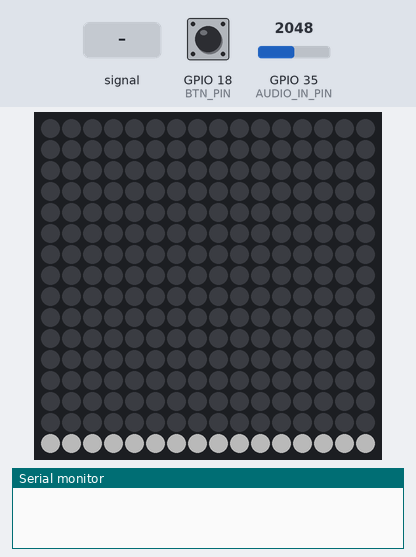
Bench run of a program on a simulated ESP32. Parts: 16×16 RGB LED matrix (first LED top left, wired row by row), the last lines printed to the serial monitor. The inputs (shaded band) are chosen by the test bench; at power-on: GPIO 18 (BTN_PIN) LOW, GPIO 35 (AUDIO_IN_PIN) = 2048. Dim RGB values are drawn brighter than linear.

Above: at 1.2 s.
1.3 s: GPIO 35 (AUDIO_IN_PIN) fed a 200 Hz sine of ±327 counts around its level
At 2.8 s:
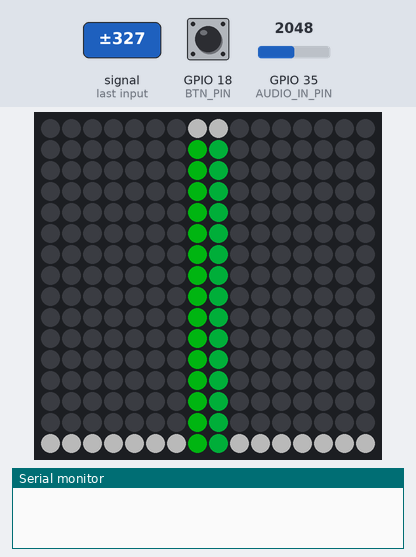
3.6 s: GPIO 18 (BTN_PIN) pulled HIGH for 1 s
At 6.0 s:
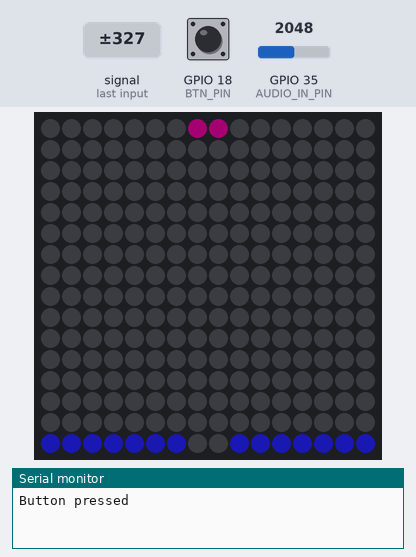
6.3 s: GPIO 35 (AUDIO_IN_PIN) set to 1960
At 6.74 s:
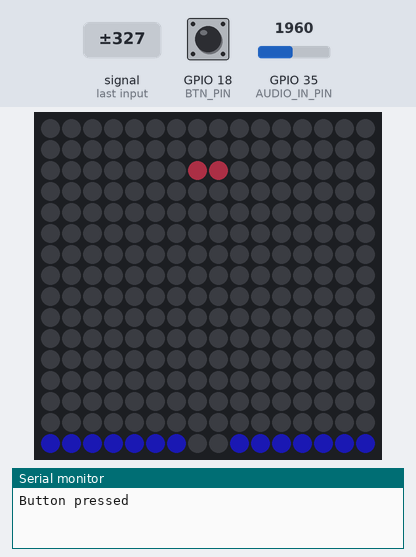
8.6 s: GPIO 35 (AUDIO_IN_PIN) fed a 50 Hz sine of ±1228 counts around its level
At 10.07 s:
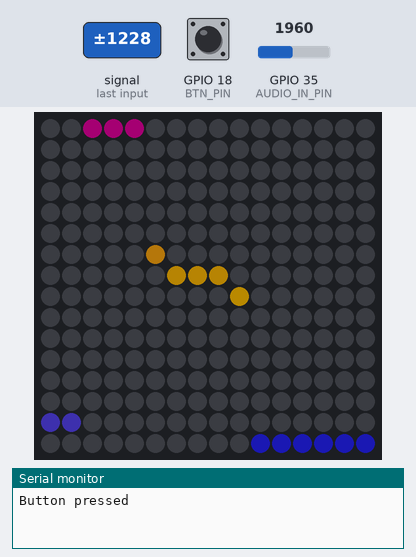
10.6 s: GPIO 18 (BTN_PIN) pulled HIGH for 0.15 s
At 11.06 s:
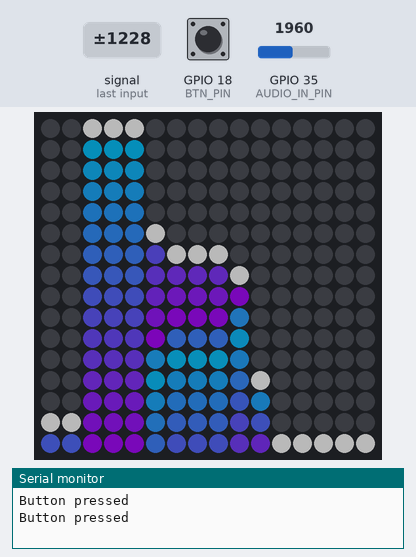
11.3 s: GPIO 35 (AUDIO_IN_PIN) fed a 1000 Hz sine of ±1023 counts around its level
At 11.6 s:
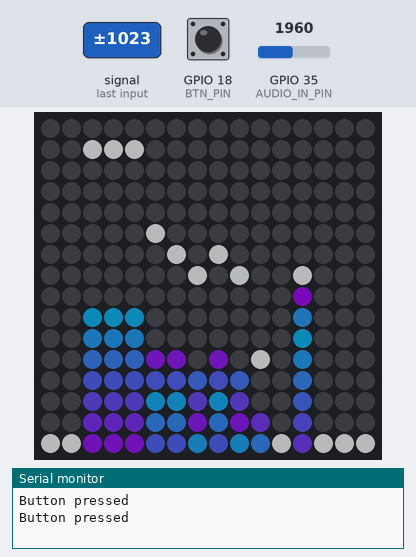
Timing chart, 0 to 14.3 s (numbered marks = the images above; inputs shaded):
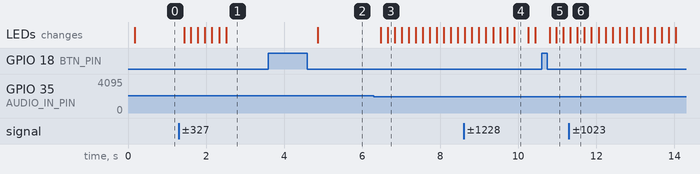

The program:

main.cpp
```cpp
// (Heavily) adapted from https://github.com/G6EJD/ESP32-8266-Audio-Spectrum-Display/blob/master/ESP32_Spectrum_Display_02.ino
// Adjusted to allow brightness changes on press+hold, Auto-cycle for 3 button presses within 2 seconds
// Edited to add Neomatrix support for easier compatibility with different layouts.

#include <Arduino.h>
#include <FastLED_NeoMatrix.h>
#include <arduinoFFT.h>
#include "buttons.h"

#define SAMPLES         1024          // Must be a power of 2
#define SAMPLING_FREQ   40000         // Hz, must be 40000 or less due to ADC conversion time. Determines maximum frequency that can be analysed by the FFT Fmax=sampleF/2.
#define AMPLITUDE       1000          // Depending on your audio source level, you may need to alter this value. Can be used as a 'sensitivity' control.
#define AUDIO_IN_PIN    35            // Signal in on this pin
#define LED_PIN         19             // LED strip data
#define BTN_PIN         18             // Connect a push button to this pin to change patterns
#define LONG_PRESS_MS   200           // Number of ms to count as a long press
#define COLOR_ORDER     GRB           // If colours look wrong, play with this
#define CHIPSET         WS2812B       // LED strip type
#define MAX_MILLIAMPS   2000          // Careful with the amount of power here if running off USB port
const int BRIGHTNESS_SETTINGS[3] = {5, 70, 200};  // 3 Integer array for 3 brightness settings (based on pressing+holding BTN_PIN)
#define LED_VOLTS       5             // Usually 5 or 12
#define NUM_BANDS       16            // To change this, you will need to change the bunch of if statements describing the mapping from bins to bands
#define NOISE           500           // Used as a crude noise filter, values below this are ignored
const uint8_t kMatrixWidth = 16;                          // Matrix width
const uint8_t kMatrixHeight = 16;                         // Matrix height
#define NUM_LEDS       (kMatrixWidth * kMatrixHeight)     // Total number of LEDs
#define BAR_WIDTH      (kMatrixWidth  / (NUM_BANDS - 1))  // If width >= 8 light 1 LED width per bar, >= 16 light 2 LEDs width bar etc
#define TOP            (kMatrixHeight - 0)                // Don't allow the bars to go offscreen
#define SERPENTINE     true                               // Set to false if you're LEDS are connected end to end, true if serpentine

// Sampling and FFT stuff
unsigned int sampling_period_us;
byte peak[] = {0,0,0,0,0,0,0,0,0,0,0,0,0,0,0,0};              // The length of these arrays must be >= NUM_BANDS
int oldBarHeights[] = {0,0,0,0,0,0,0,0,0,0,0,0,0,0,0,0};
int bandValues[] = {0,0,0,0,0,0,0,0,0,0,0,0,0,0,0,0};
double vReal[SAMPLES];
double vImag[SAMPLES];
unsigned long newTime;
arduinoFFT FFT = arduinoFFT(vReal, vImag, SAMPLES, SAMPLING_FREQ);

// Button stuff
int buttonPushCounter = 0;
bool autoChangePatterns = false;
button btn_mode(BTN_PIN); // указываем пин

// FastLED stuff
CRGB leds[NUM_LEDS];
DEFINE_GRADIENT_PALETTE( purple_gp ) {
  0,   0, 212, 255,   //blue
255, 179,   0, 255 }; //purple
DEFINE_GRADIENT_PALETTE( outrun_gp ) {
  0, 141,   0, 100,   //purple
127, 255, 192,   0,   //yellow
255,   0,   5, 255 };  //blue
DEFINE_GRADIENT_PALETTE( greenblue_gp ) {
  0,   0, 255,  60,   //green
 64,   0, 236, 255,   //cyan
128,   0,   5, 255,   //blue
192,   0, 236, 255,   //cyan
255,   0, 255,  60 }; //green
DEFINE_GRADIENT_PALETTE( redyellow_gp ) {
  0,   200, 200,  200,   //white
 64,   255, 218,    0,   //yellow
128,   231,   0,    0,   //red
192,   255, 218,    0,   //yellow
255,   200, 200,  200 }; //white
CRGBPalette16 purplePal = purple_gp;
CRGBPalette16 outrunPal = outrun_gp;
CRGBPalette16 greenbluePal = greenblue_gp;
CRGBPalette16 heatPal = redyellow_gp;
uint8_t colorTimer = 0;

// FastLED_NeoMaxtrix - see https://github.com/marcmerlin/FastLED_NeoMatrix for Tiled Matrixes, Zig-Zag and so forth
FastLED_NeoMatrix *matrix = new FastLED_NeoMatrix(leds, kMatrixWidth, kMatrixHeight,
  NEO_MATRIX_TOP        + NEO_MATRIX_LEFT +
  NEO_MATRIX_ROWS       + NEO_MATRIX_ZIGZAG +
  NEO_TILE_TOP + NEO_TILE_LEFT + NEO_TILE_ROWS);

void rainbowBars(int band, int barHeight);
void purpleBars(int band, int barHeight);
void changingBars(int band, int barHeight);
void centerBars(int band, int barHeight);
void whitePeak(int band);
void outrunPeak(int band);
void waterfall(int band);

void setup() {
  Serial.begin(115200);
  FastLED.addLeds<CHIPSET, LED_PIN, COLOR_ORDER>(leds, NUM_LEDS).setCorrection(TypicalSMD5050);
  FastLED.setMaxPowerInVoltsAndMilliamps(LED_VOLTS, MAX_MILLIAMPS);
  FastLED.setBrightness(BRIGHTNESS_SETTINGS[1]);
  FastLED.clear();

  pinMode(BTN_PIN, INPUT);
  sampling_period_us = round(1000000 * (1.0 / SAMPLING_FREQ));
}

void loop() {
  if (btn_mode.click()){
    Serial.println("Button pressed");
    if (FastLED.getBrightness() == 0) FastLED.setBrightness(BRIGHTNESS_SETTINGS[0]);  //Re-enable if lights are "off"
    autoChangePatterns = false;
    buttonPushCounter = (buttonPushCounter + 1) % 6;
  }

  // Don't clear screen if waterfall pattern, be sure to change this is you change the patterns / order
  if (buttonPushCounter != 5) FastLED.clear();

  // Reset bandValues[]
  for (int i = 0; i<NUM_BANDS; i++){
    bandValues[i] = 0;
  }

  // Sample the audio pin
  for (int i = 0; i < SAMPLES; i++) {
    newTime = micros();
    vReal[i] = analogRead(AUDIO_IN_PIN); // A conversion takes about 9.7uS on an ESP32
    vImag[i] = 0;
    while ((micros() - newTime) < sampling_period_us) { /* chill */ }
  }

  // Compute FFT
  FFT.DCRemoval();
  FFT.Windowing(FFT_WIN_TYP_HAMMING, FFT_FORWARD);
  FFT.Compute(FFT_FORWARD);
  FFT.ComplexToMagnitude();

  // Analyse FFT results
  for (int i = 2; i < (SAMPLES/2); i++){       // Don't use sample 0 and only first SAMPLES/2 are usable. Each array element represents a frequency bin and its value the amplitude.
    if (vReal[i] > NOISE) {                    // Add a crude noise filter

    /*8 bands, 12kHz top band
      if (i<=3 )           bandValues[0]  += (int)vReal[i];
      if (i>3   && i<=6  ) bandValues[1]  += (int)vReal[i];
      if (i>6   && i<=13 ) bandValues[2]  += (int)vReal[i];
      if (i>13  && i<=27 ) bandValues[3]  += (int)vReal[i];
      if (i>27  && i<=55 ) bandValues[4]  += (int)vReal[i];
      if (i>55  && i<=112) bandValues[5]  += (int)vReal[i];
      if (i>112 && i<=229) bandValues[6]  += (int)vReal[i];
      if (i>229          ) bandValues[7]  += (int)vReal[i];*/

    //16 bands, 12kHz top band
      if (i<=2 )           bandValues[0]  += (int)vReal[i];
      if (i>2   && i<=3  ) bandValues[1]  += (int)vReal[i];
      if (i>3   && i<=5  ) bandValues[2]  += (int)vReal[i];
      if (i>5   && i<=7  ) bandValues[3]  += (int)vReal[i];
      if (i>7   && i<=9  ) bandValues[4]  += (int)vReal[i];
      if (i>9   && i<=13 ) bandValues[5]  += (int)vReal[i];
      if (i>13  && i<=18 ) bandValues[6]  += (int)vReal[i];
      if (i>18  && i<=25 ) bandValues[7]  += (int)vReal[i];
      if (i>25  && i<=36 ) bandValues[8]  += (int)vReal[i];
      if (i>36  && i<=50 ) bandValues[9]  += (int)vReal[i];
      if (i>50  && i<=69 ) bandValues[10] += (int)vReal[i];
      if (i>69  && i<=97 ) bandValues[11] += (int)vReal[i];
      if (i>97  && i<=135) bandValues[12] += (int)vReal[i];
      if (i>135 && i<=189) bandValues[13] += (int)vReal[i];
      if (i>189 && i<=264) bandValues[14] += (int)vReal[i];
      if (i>264          ) bandValues[15] += (int)vReal[i];
    }
  }

  // Process the FFT data into bar heights
  for (byte band = 0; band < NUM_BANDS; band++) {

    // Scale the bars for the display
    int barHeight = bandValues[band] / AMPLITUDE;
    if (barHeight > TOP) barHeight = TOP;

    // Small amount of averaging between frames
    barHeight = ((oldBarHeights[band] * 1) + barHeight) / 2;

    // Move peak up
    if (barHeight > peak[band]) {
      peak[band] = min(TOP, barHeight);
    }

    // Draw bars
    switch (buttonPushCounter) {
      case 0:
        rainbowBars(band, barHeight);
        break;
      case 1:
        // No bars on this one
        break;
      case 2:
        purpleBars(band, barHeight);
        break;
      case 3:
        centerBars(band, barHeight);
        break;
      case 4:
        changingBars(band, barHeight);
        break;
      case 5:
        waterfall(band);
        break;
    }

    // Draw peaks
    switch (buttonPushCounter) {
      case 0:
        whitePeak(band);
        break;
      case 1:
        outrunPeak(band);
        break;
      case 2:
        whitePeak(band);
        break;
      case 3:
        // No peaks
        break;
      case 4:
        // No peaks
        break;
      case 5:
        // No peaks
        break;
    }

    // Save oldBarHeights for averaging later
    oldBarHeights[band] = barHeight;
  }

  // Decay peak
  EVERY_N_MILLISECONDS(60) {
    for (byte band = 0; band < NUM_BANDS; band++)
      if (peak[band] > 0) peak[band] -= 1;
    colorTimer++;
  }

  // Used in some of the patterns
  EVERY_N_MILLISECONDS(10) {
    colorTimer++;
  }

  EVERY_N_SECONDS(10) {
    if (autoChangePatterns) buttonPushCounter = (buttonPushCounter + 1) % 6;
  }

  FastLED.show();
}

// PATTERNS BELOW //

void rainbowBars(int band, int barHeight) {
  int xStart = BAR_WIDTH * band;
  for (int x = xStart; x < xStart + BAR_WIDTH; x++) {
    for (int y = TOP; y >= TOP - barHeight; y--) {
      matrix->drawPixel(x, y, CHSV((x / BAR_WIDTH) * (255 / NUM_BANDS), 255, 255));
    }
  }
}

void purpleBars(int band, int barHeight) {
  int xStart = BAR_WIDTH * band;
  for (int x = xStart; x < xStart + BAR_WIDTH; x++) {
    for (int y = TOP; y >= TOP - barHeight; y--) {
      matrix->drawPixel(x, y, ColorFromPalette(purplePal, y * (255 / (barHeight + 1))));
    }
  }
}

void changingBars(int band, int barHeight) {
  int xStart = BAR_WIDTH * band;
  for (int x = xStart; x < xStart + BAR_WIDTH; x++) {
    for (int y = TOP; y >= TOP - barHeight; y--) {
      matrix->drawPixel(x, y, CHSV(y * (255 / kMatrixHeight) + colorTimer, 255, 255));
    }
  }
}

void centerBars(int band, int barHeight) {
  int xStart = BAR_WIDTH * band;
  for (int x = xStart; x < xStart + BAR_WIDTH; x++) {
    if (barHeight % 2 == 0) barHeight--;
    int yStart = ((kMatrixHeight - barHeight) / 2 );
    for (int y = yStart; y <= (yStart + barHeight); y++) {
      int colorIndex = constrain((y - yStart) * (255 / barHeight), 0, 255);
      matrix->drawPixel(x, y, ColorFromPalette(heatPal, colorIndex));
    }
  }
}

void whitePeak(int band) {
  int xStart = BAR_WIDTH * band;
  int peakHeight = TOP - peak[band] - 1;
  for (int x = xStart; x < xStart + BAR_WIDTH; x++) {
    matrix->drawPixel(x, peakHeight, CHSV(0,0,255));
  }
}

void outrunPeak(int band) {
  int xStart = BAR_WIDTH * band;
  int peakHeight = TOP - peak[band] - 1;
  for (int x = xStart; x < xStart + BAR_WIDTH; x++) {
    matrix->drawPixel(x, peakHeight, ColorFromPalette(outrunPal, peakHeight * (255 / kMatrixHeight)));
  }
}

void waterfall(int band) {
  int xStart = BAR_WIDTH * band;
  double highestBandValue = 60000;        // Set this to calibrate your waterfall

  // Draw bottom line
  for (int x = xStart; x < xStart + BAR_WIDTH; x++) {
    matrix->drawPixel(x, 0, CHSV(constrain(map(bandValues[band],0,highestBandValue,160,0),0,160), 255, 255));
  }

  // Move screen up starting at 2nd row from top
  if (band == NUM_BANDS - 1){
    for (int y = kMatrixHeight - 2; y >= 0; y--) {
      for (int x = 0; x < kMatrixWidth; x++) {
        int pixelIndexY = matrix->XY(x, y + 1);
        int pixelIndex = matrix->XY(x, y);
        leds[pixelIndexY] = leds[pixelIndex];
      }
    }
  }
}
```

buttons.h
```cpp
#pragma once

#include <Arduino.h>

class button {
  public:
    button (byte pin) {
      _pin = pin;
      pinMode(_pin, INPUT_PULLUP);
    }
    bool click() {
        int ret = false;

        bool btnState = digitalRead(_pin);
        if(btnState == HIGH) {
            _flag = true;
            _tmr = millis();
        } else {
            if(_flag) {
                ret = true;
            }
            _flag = false;
            _tmr = 0;
        }

        return ret;
    }
  private:
    byte _pin;
    uint32_t _tmr;
    bool _flag;
};
```

Measured:
- after the input at 1.3 s, the LEDs: first change after 0.14 s (image 1 shows a later state)
- after the input at 3.6 s, the LEDs: change after 1.3 s (image 2)
- after the input at 6.3 s, the LEDs: first change after 0.18 s (image 3 shows a later state)
- after the input at 8.6 s, the LEDs: first differ from a run without the input after 0.21 s (image 4 shows a later state)
- after the input at 10.6 s, the LEDs: first differ from a run without the input after 0.38 s (image 5)
- after the input at 11.3 s, the LEDs: first differ from a run without the input after 0.22 s (image 6)
